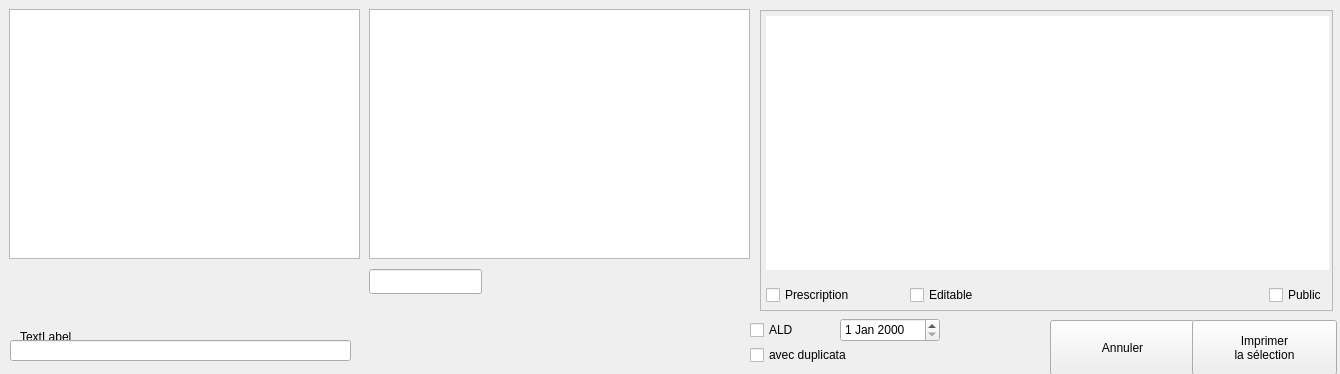
<?xml version="1.0" encoding="UTF-8"?>
<ui version="4.0">
 <class>dlg_documents</class>
 <widget class="QDialog" name="dlg_documents">
  <property name="geometry">
   <rect>
    <x>0</x>
    <y>0</y>
    <width>1340</width>
    <height>374</height>
   </rect>
  </property>
  <property name="minimumSize">
   <size>
    <width>1340</width>
    <height>0</height>
   </size>
  </property>
  <property name="maximumSize">
   <size>
    <width>1340</width>
    <height>374</height>
   </size>
  </property>
  <property name="mouseTracking">
   <bool>true</bool>
  </property>
  <property name="windowTitle">
   <string>Dialog</string>
  </property>
  <property name="windowOpacity">
   <double>1.000000000000000</double>
  </property>
  <widget class="QFrame" name="textFrame">
   <property name="geometry">
    <rect>
     <x>760</x>
     <y>10</y>
     <width>573</width>
     <height>301</height>
    </rect>
   </property>
   <property name="minimumSize">
    <size>
     <width>573</width>
     <height>0</height>
    </size>
   </property>
   <property name="maximumSize">
    <size>
     <width>573</width>
     <height>16777215</height>
    </size>
   </property>
   <property name="mouseTracking">
    <bool>true</bool>
   </property>
   <property name="frameShape">
    <enum>QFrame::StyledPanel</enum>
   </property>
   <property name="frameShadow">
    <enum>QFrame::Raised</enum>
   </property>
   <layout class="QVBoxLayout" name="verticalLayout">
    <property name="spacing">
     <number>55</number>
    </property>
    <property name="leftMargin">
     <number>5</number>
    </property>
    <property name="topMargin">
     <number>5</number>
    </property>
    <property name="rightMargin">
     <number>5</number>
    </property>
    <property name="bottomMargin">
     <number>5</number>
    </property>
    <item>
     <widget class="UpTextEdit" name="upTextEdit">
      <property name="minimumSize">
       <size>
        <width>563</width>
        <height>254</height>
       </size>
      </property>
      <property name="maximumSize">
       <size>
        <width>563</width>
        <height>16777215</height>
       </size>
      </property>
      <property name="mouseTracking">
       <bool>true</bool>
      </property>
      <property name="contextMenuPolicy">
       <enum>Qt::CustomContextMenu</enum>
      </property>
      <property name="frameShape">
       <enum>QFrame::NoFrame</enum>
      </property>
     </widget>
    </item>
    <item>
     <layout class="QHBoxLayout" name="horizontalLayout">
      <item>
       <widget class="QCheckBox" name="PrescriptioncheckBox">
        <property name="focusPolicy">
         <enum>Qt::NoFocus</enum>
        </property>
        <property name="text">
         <string>Prescription</string>
        </property>
       </widget>
      </item>
      <item>
       <widget class="QCheckBox" name="DocEditcheckBox">
        <property name="focusPolicy">
         <enum>Qt::NoFocus</enum>
        </property>
        <property name="toolTip">
         <string/>
        </property>
        <property name="layoutDirection">
         <enum>Qt::LeftToRight</enum>
        </property>
        <property name="text">
         <string>Editable</string>
        </property>
       </widget>
      </item>
      <item>
       <spacer name="horizontalSpacer">
        <property name="orientation">
         <enum>Qt::Horizontal</enum>
        </property>
        <property name="sizeHint" stdset="0">
         <size>
          <width>40</width>
          <height>20</height>
         </size>
        </property>
       </spacer>
      </item>
      <item>
       <widget class="QCheckBox" name="DocPubliccheckBox">
        <property name="focusPolicy">
         <enum>Qt::NoFocus</enum>
        </property>
        <property name="toolTip">
         <string/>
        </property>
        <property name="layoutDirection">
         <enum>Qt::LeftToRight</enum>
        </property>
        <property name="text">
         <string>Public</string>
        </property>
       </widget>
      </item>
     </layout>
    </item>
   </layout>
  </widget>
  <widget class="QDateEdit" name="dateEdit">
   <property name="geometry">
    <rect>
     <x>840</x>
     <y>318</y>
     <width>100</width>
     <height>24</height>
    </rect>
   </property>
  </widget>
  <widget class="QCheckBox" name="ALDcheckBox">
   <property name="geometry">
    <rect>
     <x>750</x>
     <y>320</y>
     <width>51</width>
     <height>20</height>
    </rect>
   </property>
   <property name="focusPolicy">
    <enum>Qt::NoFocus</enum>
   </property>
   <property name="text">
    <string>ALD</string>
   </property>
  </widget>
  <widget class="QLabel" name="Expliclabel">
   <property name="geometry">
    <rect>
     <x>20</x>
     <y>330</y>
     <width>631</width>
     <height>41</height>
    </rect>
   </property>
   <property name="minimumSize">
    <size>
     <width>100</width>
     <height>30</height>
    </size>
   </property>
   <property name="maximumSize">
    <size>
     <width>800</width>
     <height>80</height>
    </size>
   </property>
   <property name="text">
    <string>TextLabel</string>
   </property>
   <property name="alignment">
    <set>Qt::AlignLeading|Qt::AlignLeft|Qt::AlignTop</set>
   </property>
  </widget>
  <widget class="UpPushButton" name="AnnulupPushButton">
   <property name="geometry">
    <rect>
     <x>1050</x>
     <y>320</y>
     <width>145</width>
     <height>55</height>
    </rect>
   </property>
   <property name="text">
    <string>Annuler</string>
   </property>
   <property name="icon">
    <iconset>
     <normaloff>:/Images/Supprime.png</normaloff>:/Images/Supprime.png</iconset>
   </property>
   <property name="iconSize">
    <size>
     <width>30</width>
     <height>30</height>
    </size>
   </property>
   <property name="autoDefault">
    <bool>false</bool>
   </property>
  </widget>
  <widget class="UpPushButton" name="OKupPushButton">
   <property name="geometry">
    <rect>
     <x>1192</x>
     <y>320</y>
     <width>145</width>
     <height>55</height>
    </rect>
   </property>
   <property name="text">
    <string>Imprimer
la sélection</string>
   </property>
   <property name="icon">
    <iconset>
     <normaloff>:/Images/exit.png</normaloff>:/Images/exit.png</iconset>
   </property>
   <property name="iconSize">
    <size>
     <width>30</width>
     <height>30</height>
    </size>
   </property>
   <property name="autoDefault">
    <bool>false</bool>
   </property>
  </widget>
  <widget class="QLineEdit" name="lineEdit">
   <property name="geometry">
    <rect>
     <x>10</x>
     <y>340</y>
     <width>341</width>
     <height>21</height>
    </rect>
   </property>
  </widget>
  <widget class="QCheckBox" name="DupliOrdocheckBox">
   <property name="geometry">
    <rect>
     <x>750</x>
     <y>345</y>
     <width>201</width>
     <height>20</height>
    </rect>
   </property>
   <property name="focusPolicy">
    <enum>Qt::NoFocus</enum>
   </property>
   <property name="text">
    <string>avec duplicata</string>
   </property>
  </widget>
  <widget class="QWidget" name="widget" native="true">
   <property name="geometry">
    <rect>
     <x>9</x>
     <y>9</y>
     <width>741</width>
     <height>301</height>
    </rect>
   </property>
   <widget class="UpTableWidget" name="DossiersupTableWidget">
    <property name="geometry">
     <rect>
      <x>0</x>
      <y>0</y>
      <width>351</width>
      <height>250</height>
     </rect>
    </property>
    <property name="minimumSize">
     <size>
      <width>0</width>
      <height>200</height>
     </size>
    </property>
    <property name="maximumSize">
     <size>
      <width>510</width>
      <height>600</height>
     </size>
    </property>
    <property name="mouseTracking">
     <bool>true</bool>
    </property>
    <property name="contextMenuPolicy">
     <enum>Qt::NoContextMenu</enum>
    </property>
    <property name="horizontalScrollBarPolicy">
     <enum>Qt::ScrollBarAlwaysOff</enum>
    </property>
    <property name="autoScrollMargin">
     <number>16</number>
    </property>
    <property name="editTriggers">
     <set>QAbstractItemView::CurrentChanged|QAbstractItemView::DoubleClicked|QAbstractItemView::EditKeyPressed|QAbstractItemView::SelectedClicked</set>
    </property>
    <property name="alternatingRowColors">
     <bool>false</bool>
    </property>
    <property name="selectionMode">
     <enum>QAbstractItemView::NoSelection</enum>
    </property>
    <property name="selectionBehavior">
     <enum>QAbstractItemView::SelectRows</enum>
    </property>
    <property name="iconSize">
     <size>
      <width>12</width>
      <height>12</height>
     </size>
    </property>
    <property name="textElideMode">
     <enum>Qt::ElideNone</enum>
    </property>
    <property name="gridStyle">
     <enum>Qt::NoPen</enum>
    </property>
   </widget>
   <widget class="UpTableWidget" name="DocupTableWidget">
    <property name="geometry">
     <rect>
      <x>360</x>
      <y>0</y>
      <width>381</width>
      <height>250</height>
     </rect>
    </property>
    <property name="minimumSize">
     <size>
      <width>0</width>
      <height>200</height>
     </size>
    </property>
    <property name="maximumSize">
     <size>
      <width>510</width>
      <height>600</height>
     </size>
    </property>
    <property name="mouseTracking">
     <bool>true</bool>
    </property>
    <property name="contextMenuPolicy">
     <enum>Qt::NoContextMenu</enum>
    </property>
    <property name="horizontalScrollBarPolicy">
     <enum>Qt::ScrollBarAlwaysOff</enum>
    </property>
    <property name="autoScrollMargin">
     <number>16</number>
    </property>
    <property name="editTriggers">
     <set>QAbstractItemView::DoubleClicked</set>
    </property>
    <property name="dragEnabled">
     <bool>false</bool>
    </property>
    <property name="dragDropMode">
     <enum>QAbstractItemView::NoDragDrop</enum>
    </property>
    <property name="alternatingRowColors">
     <bool>false</bool>
    </property>
    <property name="selectionMode">
     <enum>QAbstractItemView::NoSelection</enum>
    </property>
    <property name="selectionBehavior">
     <enum>QAbstractItemView::SelectRows</enum>
    </property>
    <property name="iconSize">
     <size>
      <width>12</width>
      <height>12</height>
     </size>
    </property>
    <property name="textElideMode">
     <enum>Qt::ElideNone</enum>
    </property>
    <property name="gridStyle">
     <enum>Qt::NoPen</enum>
    </property>
   </widget>
   <widget class="UpLineEdit" name="ChercheupLineEdit">
    <property name="geometry">
     <rect>
      <x>360</x>
      <y>260</y>
      <width>113</width>
      <height>25</height>
     </rect>
    </property>
   </widget>
   <widget class="QLabel" name="label">
    <property name="geometry">
     <rect>
      <x>480</x>
      <y>262</y>
      <width>21</width>
      <height>21</height>
     </rect>
    </property>
    <property name="text">
     <string/>
    </property>
    <property name="scaledContents">
     <bool>false</bool>
    </property>
   </widget>
  </widget>
 </widget>
 <customwidgets>
  <customwidget>
   <class>UpLineEdit</class>
   <extends>QLineEdit</extends>
   <header>uplineedit.h</header>
  </customwidget>
  <customwidget>
   <class>UpPushButton</class>
   <extends>QPushButton</extends>
   <header>uppushbutton.h</header>
  </customwidget>
  <customwidget>
   <class>UpTableWidget</class>
   <extends>QTableWidget</extends>
   <header>uptablewidget.h</header>
  </customwidget>
  <customwidget>
   <class>UpTextEdit</class>
   <extends>QTextEdit</extends>
   <header>uptextedit.h</header>
  </customwidget>
 </customwidgets>
 <resources/>
 <connections/>
</ui>
